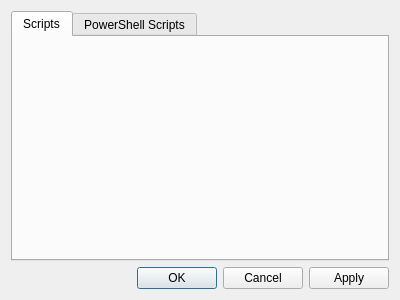
<?xml version="1.0" encoding="UTF-8"?>
<ui version="4.0">
 <class>ScriptsDialog</class>
 <widget class="QDialog" name="ScriptsDialog">
  <property name="geometry">
   <rect>
    <x>0</x>
    <y>0</y>
    <width>400</width>
    <height>300</height>
   </rect>
  </property>
  <property name="windowTitle">
   <string>Dialog</string>
  </property>
  <layout class="QGridLayout" name="gridLayout">
   <item row="0" column="0">
    <widget class="ScriptsWidget" name="tabWidget">
     <property name="currentIndex">
      <number>0</number>
     </property>
     <widget class="QWidget" name="scriptsTab">
      <property name="accessibleName">
       <string/>
      </property>
      <attribute name="title">
       <string>Scripts</string>
      </attribute>
     </widget>
     <widget class="QWidget" name="powerShellScriptsTab">
      <attribute name="title">
       <string>PowerShell Scripts</string>
      </attribute>
     </widget>
    </widget>
   </item>
   <item row="1" column="0">
    <widget class="QDialogButtonBox" name="buttonBox">
     <property name="orientation">
      <enum>Qt::Horizontal</enum>
     </property>
     <property name="standardButtons">
      <set>QDialogButtonBox::Apply|QDialogButtonBox::Cancel|QDialogButtonBox::Ok</set>
     </property>
    </widget>
   </item>
  </layout>
 </widget>
 <customwidgets>
  <customwidget>
   <class>ScriptsWidget</class>
   <extends>QTabWidget</extends>
   <header>scriptswidget.h</header>
   <container>1</container>
  </customwidget>
 </customwidgets>
 <resources/>
 <connections>
  <connection>
   <sender>buttonBox</sender>
   <signal>accepted()</signal>
   <receiver>ScriptsDialog</receiver>
   <slot>accept()</slot>
   <hints>
    <hint type="sourcelabel">
     <x>257</x>
     <y>290</y>
    </hint>
    <hint type="destinationlabel">
     <x>157</x>
     <y>274</y>
    </hint>
   </hints>
  </connection>
  <connection>
   <sender>buttonBox</sender>
   <signal>rejected()</signal>
   <receiver>ScriptsDialog</receiver>
   <slot>reject()</slot>
   <hints>
    <hint type="sourcelabel">
     <x>325</x>
     <y>290</y>
    </hint>
    <hint type="destinationlabel">
     <x>286</x>
     <y>274</y>
    </hint>
   </hints>
  </connection>
 </connections>
</ui>
